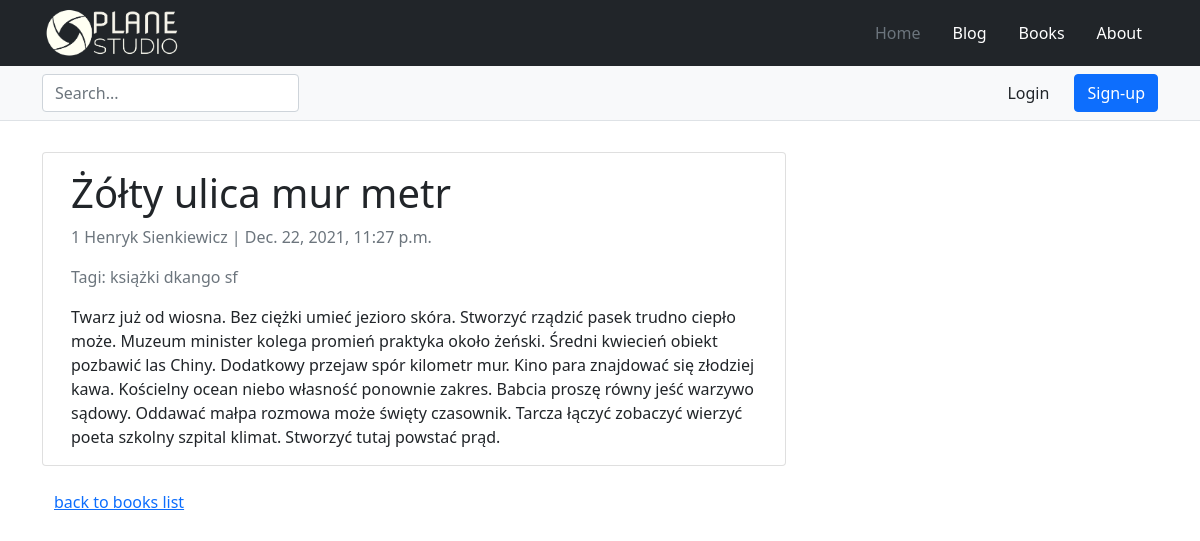
/books/2021/zolty-ulica-mur-metr/, run on an earlier commit of the app's database.
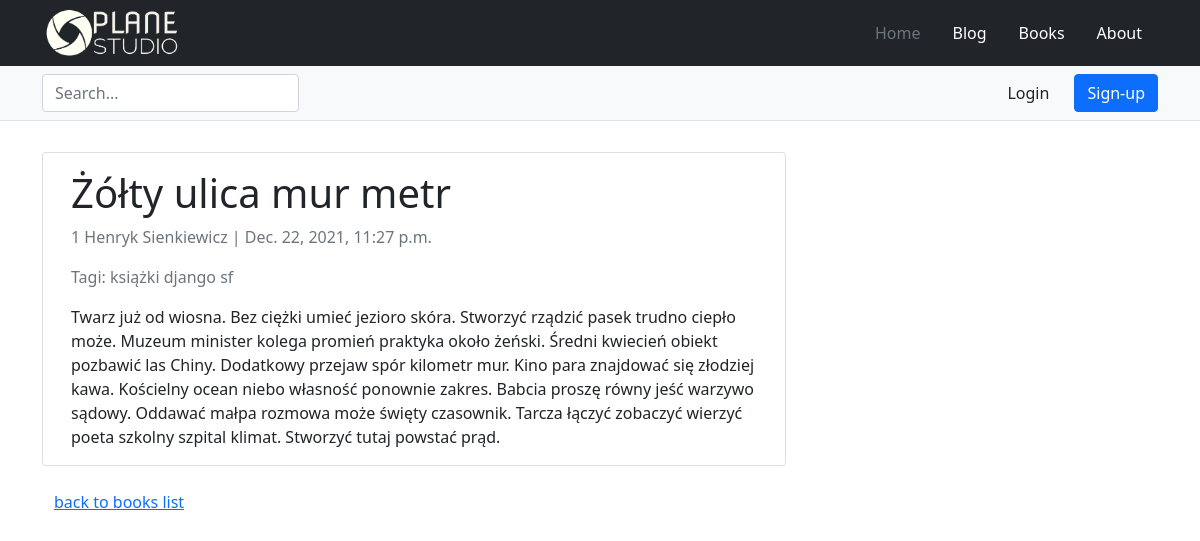
And on a later commit of the database.
### tags/models.py (models this page shows, shortened)
class Tag(models.Model):
    name = models.CharField(unique=True, max_length=100)
    slug = models.SlugField(unique=True, max_length=100)

### books/views.py (the view)
# urls.py: path('<int:year>/<slug:book>/', book_detail, name='book_detail'),
def book_detail(request, year, book):
    book = get_object_or_404(Book, slug=book, created__year=year)
    book_tags = book.tags.all()
    return render(request, "books/book_detail.html", {"book": book, "tags": book_tags})

### books/models.py (called while the page is built)
    def __str__(self) -> str:
        return f'{self.pk} {self.first_name} {self.last_name}'

### books/templates/books/book_detail.html (shortened to what this page needs)
{% extends 'main/base.html' %}
{% block content %}
<div class="container">
  <div class="row">
    <div class="col-md-8 card mb-4  mt-3 left  top">
      <div class="card-body">
        <h1>{{ book.title }}</h1>
        <p class="text-muted">{{ book.author }} | {{ book.created }}</p>
        {% if tags %}
          <p class=" text-muted">Tagi:
            {% for tag in tags %}
              {{ tag.name }}
            {% endfor %}
        {% endif %}
        <p class="card-text ">{{ book.description }}</p>
      </div>
    </div>
  </div>
  <div><a href="{% url 'books:books_index' %}">back to books list</a></div>
</div>
{% endblock content %}

What changed in the data, as far as the page shows it:
changed Tag: name "dkango" → "django"
